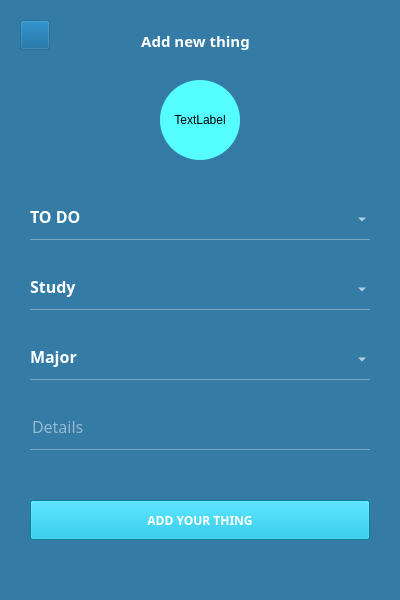
<?xml version="1.0" encoding="UTF-8"?>
<ui version="4.0">
 <class>Dialog</class>
 <widget class="QDialog" name="Dialog">
  <property name="geometry">
   <rect>
    <x>0</x>
    <y>0</y>
    <width>400</width>
    <height>600</height>
   </rect>
  </property>
  <property name="windowTitle">
   <string>Dialog</string>
  </property>
  <widget class="QLabel" name="label">
   <property name="geometry">
    <rect>
     <x>0</x>
     <y>0</y>
     <width>400</width>
     <height>600</height>
    </rect>
   </property>
   <property name="font">
    <font>
     <stylestrategy>PreferDefault</stylestrategy>
    </font>
   </property>
   <property name="styleSheet">
    <string notr="true">background-color: rgba(0, 90, 145, 200);</string>
   </property>
   <property name="text">
    <string/>
   </property>
  </widget>
  <widget class="QLabel" name="label_2">
   <property name="geometry">
    <rect>
     <x>130</x>
     <y>20</y>
     <width>131</width>
     <height>41</height>
    </rect>
   </property>
   <property name="font">
    <font>
     <family>나눔고딕</family>
     <pointsize>11</pointsize>
     <weight>75</weight>
     <bold>true</bold>
    </font>
   </property>
   <property name="styleSheet">
    <string notr="true">color: rgba(255, 255, 255, 255);</string>
   </property>
   <property name="text">
    <string>Add new thing</string>
   </property>
   <property name="alignment">
    <set>Qt::AlignCenter</set>
   </property>
  </widget>
  <widget class="QPushButton" name="gobackButton">
   <property name="geometry">
    <rect>
     <x>20</x>
     <y>20</y>
     <width>30</width>
     <height>30</height>
    </rect>
   </property>
   <property name="styleSheet">
    <string notr="true">background-color: rgba(0, 90, 145, 0);
border-image: url(:/newPrefix/backarrow.png);</string>
   </property>
   <property name="text">
    <string/>
   </property>
  </widget>
  <widget class="QLabel" name="workimageLabel">
   <property name="geometry">
    <rect>
     <x>160</x>
     <y>80</y>
     <width>80</width>
     <height>80</height>
    </rect>
   </property>
   <property name="styleSheet">
    <string notr="true">border: 2px;
border-radius: 40px;
background-color: rgb(85, 255, 255);</string>
   </property>
   <property name="text">
    <string>TextLabel</string>
   </property>
   <property name="alignment">
    <set>Qt::AlignCenter</set>
   </property>
  </widget>
  <widget class="QComboBox" name="processComboBox">
   <property name="geometry">
    <rect>
     <x>30</x>
     <y>200</y>
     <width>340</width>
     <height>40</height>
    </rect>
   </property>
   <property name="font">
    <font>
     <family>나눔고딕</family>
     <pointsize>12</pointsize>
     <weight>75</weight>
     <bold>true</bold>
    </font>
   </property>
   <property name="accessibleName">
    <string/>
   </property>
   <property name="styleSheet">
    <string notr="true">background-color: rgba(0, 90, 145, 0);
border:none;
border-bottom: 1px solid rgba(255, 255, 255, 80);
color: rgba(255, 255, 255, 255);
padding-bottom:7px;
selection-color: rgb(255, 255, 255);
selection-background-color: rgb(0, 0, 0);
gridline-color: rgb(255, 255, 255);</string>
   </property>
   <property name="currentIndex">
    <number>0</number>
   </property>
   <property name="iconSize">
    <size>
     <width>12</width>
     <height>12</height>
    </size>
   </property>
   <item>
    <property name="text">
     <string>TO DO</string>
    </property>
   </item>
   <item>
    <property name="text">
     <string>IN PROGRESS</string>
    </property>
   </item>
  </widget>
  <widget class="QLineEdit" name="detailsLineEdit">
   <property name="geometry">
    <rect>
     <x>30</x>
     <y>410</y>
     <width>340</width>
     <height>40</height>
    </rect>
   </property>
   <property name="font">
    <font>
     <family>나눔고딕</family>
     <pointsize>12</pointsize>
    </font>
   </property>
   <property name="styleSheet">
    <string notr="true">background-color: rgba(0, 90, 145, 0);
border:none;
border-bottom: 1px solid rgba(255, 255, 255, 80);
color: rgba(255, 255, 255, 240);
padding-bottom:7px;</string>
   </property>
   <property name="placeholderText">
    <string>Details</string>
   </property>
  </widget>
  <widget class="QPushButton" name="completeadditemButton">
   <property name="geometry">
    <rect>
     <x>30</x>
     <y>500</y>
     <width>340</width>
     <height>40</height>
    </rect>
   </property>
   <property name="font">
    <font>
     <family>나눔고딕 ExtraBold</family>
     <weight>75</weight>
     <bold>true</bold>
    </font>
   </property>
   <property name="styleSheet">
    <string notr="true">background-color: rgb(0, 180, 220);
color: rgba(255, 255, 255, 255);</string>
   </property>
   <property name="text">
    <string>ADD YOUR THING</string>
   </property>
  </widget>
  <widget class="QComboBox" name="worktypeComboBox">
   <property name="geometry">
    <rect>
     <x>30</x>
     <y>270</y>
     <width>340</width>
     <height>40</height>
    </rect>
   </property>
   <property name="font">
    <font>
     <family>나눔고딕</family>
     <pointsize>12</pointsize>
     <weight>75</weight>
     <bold>true</bold>
    </font>
   </property>
   <property name="accessibleName">
    <string/>
   </property>
   <property name="styleSheet">
    <string notr="true">background-color: rgba(0, 90, 145, 0);
border:none;
border-bottom: 1px solid rgba(255, 255, 255, 80);
color: rgba(255, 255, 255, 255);
padding-bottom:7px;
selection-color: rgb(255, 255, 255);
selection-background-color: rgb(0, 0, 0);
gridline-color: rgb(255, 255, 255);</string>
   </property>
   <property name="currentIndex">
    <number>0</number>
   </property>
   <item>
    <property name="text">
     <string>Study</string>
    </property>
   </item>
   <item>
    <property name="text">
     <string>Cleaning</string>
    </property>
   </item>
   <item>
    <property name="text">
     <string>Exercise</string>
    </property>
   </item>
   <item>
    <property name="text">
     <string>Rest</string>
    </property>
   </item>
   <item>
    <property name="text">
     <string>Reading</string>
    </property>
   </item>
  </widget>
  <widget class="QComboBox" name="importanceComboBox">
   <property name="geometry">
    <rect>
     <x>30</x>
     <y>340</y>
     <width>340</width>
     <height>40</height>
    </rect>
   </property>
   <property name="font">
    <font>
     <family>나눔고딕</family>
     <pointsize>12</pointsize>
     <weight>75</weight>
     <bold>true</bold>
    </font>
   </property>
   <property name="cursor">
    <cursorShape>ArrowCursor</cursorShape>
   </property>
   <property name="accessibleName">
    <string/>
   </property>
   <property name="styleSheet">
    <string notr="true">background-color: rgba(0, 90, 145, 0);
border:none;
border-bottom: 1px solid rgba(255, 255, 255, 80);
color: rgba(255, 255, 255, 255);
padding-bottom:7px;
selection-color: rgb(255, 255, 255);
selection-background-color: rgb(0, 0, 0);
gridline-color: rgb(255, 255, 255);</string>
   </property>
   <property name="currentIndex">
    <number>0</number>
   </property>
   <item>
    <property name="text">
     <string>Major</string>
    </property>
   </item>
   <item>
    <property name="text">
     <string>Normal</string>
    </property>
   </item>
   <item>
    <property name="text">
     <string>Minor</string>
    </property>
   </item>
  </widget>
 </widget>
 <tabstops>
  <tabstop>processComboBox</tabstop>
  <tabstop>detailsLineEdit</tabstop>
  <tabstop>completeadditemButton</tabstop>
  <tabstop>gobackButton</tabstop>
 </tabstops>
 <resources>
  <include location="test.qrc"/>
 </resources>
 <connections/>
</ui>
